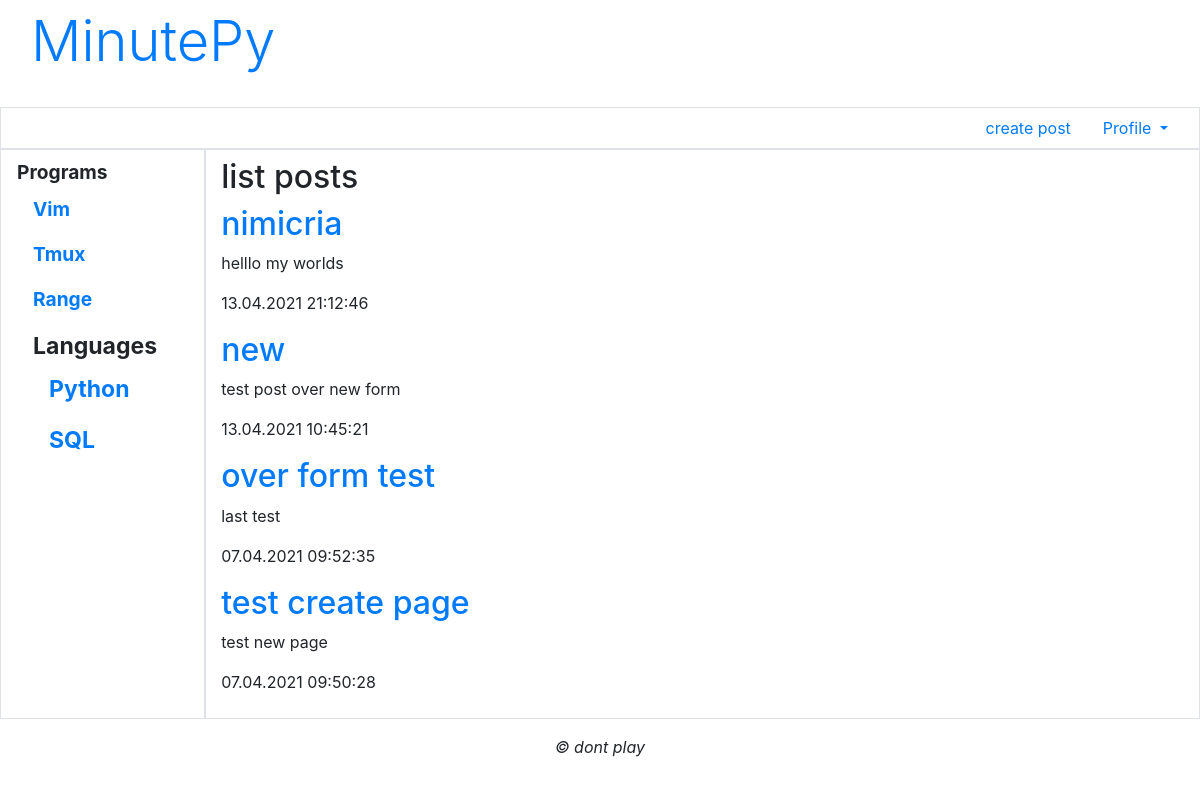
Page / (signed in) on the committed database.
### blog/models.py (models this page shows, shortened)
class Section(models.Model):
    name = models.CharField(max_length=20,db_index=True,unique=True,
                            verbose_name='section name')
    order = models.IntegerField(default=0,db_index=True,verbose_name='order')
    main_section = models.ForeignKey('MainSection',on_delete=models.PROTECT,null=True,
                                     blank=True,verbose_name='main section')

class Post(models.Model):
    title = models.CharField(max_length = 50,verbose_name='sobject',blank=True)
    content = models.TextField(blank=True,null=True,verbose_name='text')
    published = models.DateTimeField(auto_now_add=True,db_index=True,verbose_name='date')
    markers = models.ManyToManyField('Marker')
    image = models.ImageField(blank=True,upload_to=create_filename,
                               verbose_name='main_images')
    author = models.ForeignKey(AdvUser,on_delete=models.CASCADE,
                               verbose_name='post author')
    likes = GenericRelation('Like')
    class Meta:
        unique_together = ('title','content')   #unique title + contetn
        default_related_name = 'posts'          #include post_set in Manager
        verbose_name_plural = 'Posts'
        verbose_name = 'Post'
        ordering = ['-published']
        abstract = False

### blog/views.py (the view)
# urls.py: path('',MainPageView.as_view(),name='main'),
class MainPageView(ListView):
    context_object_name = 'posts'
    def get_queryset(self):
        return Post.objects.all()[:4]
    def get_context_data(self,**kwargs):
        context = super().get_context_data(**kwargs)
        context["comments"] = Comment.objects.order_by("created_at")
        return context

### blog/models.py (called while the page is built)
    def get_queryset(self):
        return super().get_queryset().filter(main_section__isnull=False)

### blog/templates/blog/post_list.html (shortened to what this page needs)
{% extends "layout/basic.html" %}
{% block content %}
	<h2> list posts </h2>
	{% for post in posts %}
	<div>
				<h2><a href="{% url "postdetail" pk=post.pk %}">{{ post.title }}</a></h2>
				<p>{{ post.content }}</p>
				<p>{{ post.published|date:"d.m.Y H:i:s" }}</p>
	</div>
	{% endfor %}
{% endblock %}

### blog/templates/layout/basic.html (shortened to what this page needs)
{% load bootstrap4 %}
{% load static %}
<!DOCTYPE html>
<html>
		<head>
						{% bootstrap_css %}
						<link rel="stylesheet" type="text/css"
						href="{% static "blog/style.css" %}">
		</head>
		<body class="container-fluid">
				<header class="mb-4">
					<a class="display-4 nav-link" href="{% url 'main' %}">MinutePy</a>
				</header>
				<div class="row">
						<ul class="col nav justify-content-end border">
								{% if not user.is_authenticated %}
								<li class="nav-item"><a class="nav-link"
								href="{% url 'register' %} ">registraition</a></li>
								<li class="nav-item"><a class="nav-link"
								href="{% url "login" %}">login</a></li>
								{% else %}
								<li class="nav-item"><a class="nav-link"
								href="{% url "postcreate" %}">create post</a></li>
								<li class="nav-item dropdown">
										<a class="nav-link dropdown-toggle"
										data-toggle="dropdown"
										href="#" role="button" aria-haspopup="true"
										aria-expanded="false">Profile</а>
								</li>
								{% endif %}
						</ul>
				</div>
				<div class="row">
						<nav class="col-md-auto nav flex-column border">
								{% for marker in markers %}
								{% ifchanged marker.main_section %}
								<span class="nav-link root font-weight-bold">
								{{ marker.main_section.name }}
								{% endifchanged %}
								<a class="nav-link" href="{% url 'by_marker' marker_name=marker.name %}">
									{{ marker.name }}</a>
								{% endfor %}
						</nav>
						<section class="col border py-2">
								{% block content %}
								{% endblock %}
						</section>
				</div>
				<footer class="mt-3">
						<p class="text-center font-italic">&copy; dont play </p>
				</footer>
		</body>
</html>

### blog/static/blog/style.css (style rules this page uses)
.root { font-size: larger; }

### rows in the picture
Section: main_section.name "Programs", name "Vim"
Section: name "Tmux"
Section: name "Range"
Section: main_section.name "Languages", name "Python"
Section: name "SQL"
Post: title "nimicria", content "helllo my worlds", published "13.04.2021 21:12:46"
Post: title "new", content "test post over new form", published "13.04.2021 10:45:21"
Post: title "over form test", content "last test", published "07.04.2021 09:52:35"
Post: title "test create page", content "test new page", published "07.04.2021 09:50:28"
